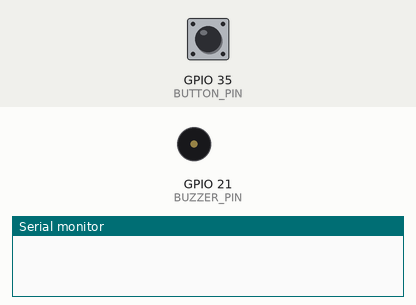
Recording of a sketch running on a simulated ESP32. Shown: buzzer (waves = sounding), the last lines printed to the serial monitor. Inputs (shaded band) come from the test bench; at power-on: GPIO 35 (BUTTON_PIN) LOW.

Above: at 1.2 s.
1.3 s: GPIO 35 (BUTTON_PIN) pulled HIGH for 0.15 s
At 2.9 s:
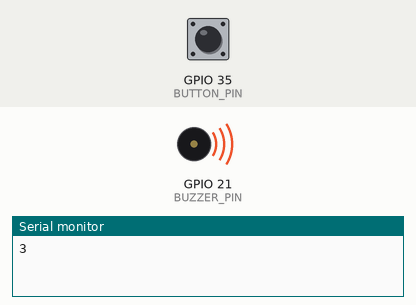
4.4 s: GPIO 35 (BUTTON_PIN) pulled HIGH for 1 s
11.4 s: GPIO 35 (BUTTON_PIN) pulled HIGH for 3.2 s
Timing chart, 0 to 22.6 s (numbered marks = the images above; inputs shaded):
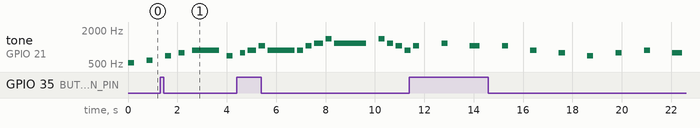

Measured:
- by itself, tone on GPIO 21 (BUZZER_PIN): plays 1047 Hz for 0.25 s, 1175 Hz for 0.25 s, 1047 Hz for 0.40 s, 1047 Hz for 0.25 s, 880 Hz for 0.25 s, 784 Hz for 0.25 s … (10 notes in this stretch)

The sketch:

buzzer.ino
```cpp
#include <Arduino.h>

#define BUZZER_PIN  21  // Buzzer pin
#define BUTTON_PIN  35  // Button pin

hw_timer_t *My_timer = NULL;

int notes[] = {
  523, 587, 698, 784, 880, 698, 784, 880, 1047, 880,
  880, 1047, 1175, 1397, 1175, 0,
  1397, 1175, 1047, 880, 1047, 1175, 1047,
  1047, 880, 784, 698, 784, 880, 784, 523, 587, 698, 784, 880
};

int durations[] = {
  250, 250, 250, 250, 1100, 250, 200, 350, 250, 1100,
  250, 250, 350, 250, 1300, 300,
  250, 250, 250, 250, 250, 250, 400,
  250, 250, 250, 250, 250, 250, 400, 250, 250, 250, 250, 1200
};

int speedLevels[] = {900, 700, 500, 300, 100};
int speed = 2; // Start with normal speed (index 2)
int numNotes = sizeof(notes) / sizeof(notes[0]);


int noteIndex = 0;

// Button interrupt handler
void IRAM_ATTR onButtonPress() {
  speed = (speed + 1) % 5;
  Serial.println(speed);
}

void setup() {
  pinMode(BUZZER_PIN, OUTPUT);
  pinMode(BUTTON_PIN, INPUT);

  // Setup the button interrupt
  attachInterrupt(BUTTON_PIN, onButtonPress, RISING);
  Serial.begin(115200);
}

void loop() {
  //delay(speedLevels[speed]);
  for(int i = 0;i < numNotes;i++){
    tone(BUZZER_PIN, notes[i], durations[i]);
    delay(durations[i] + speedLevels[speed]);
    noTone(BUZZER_PIN);
  }
  delay(3000);
}
```
